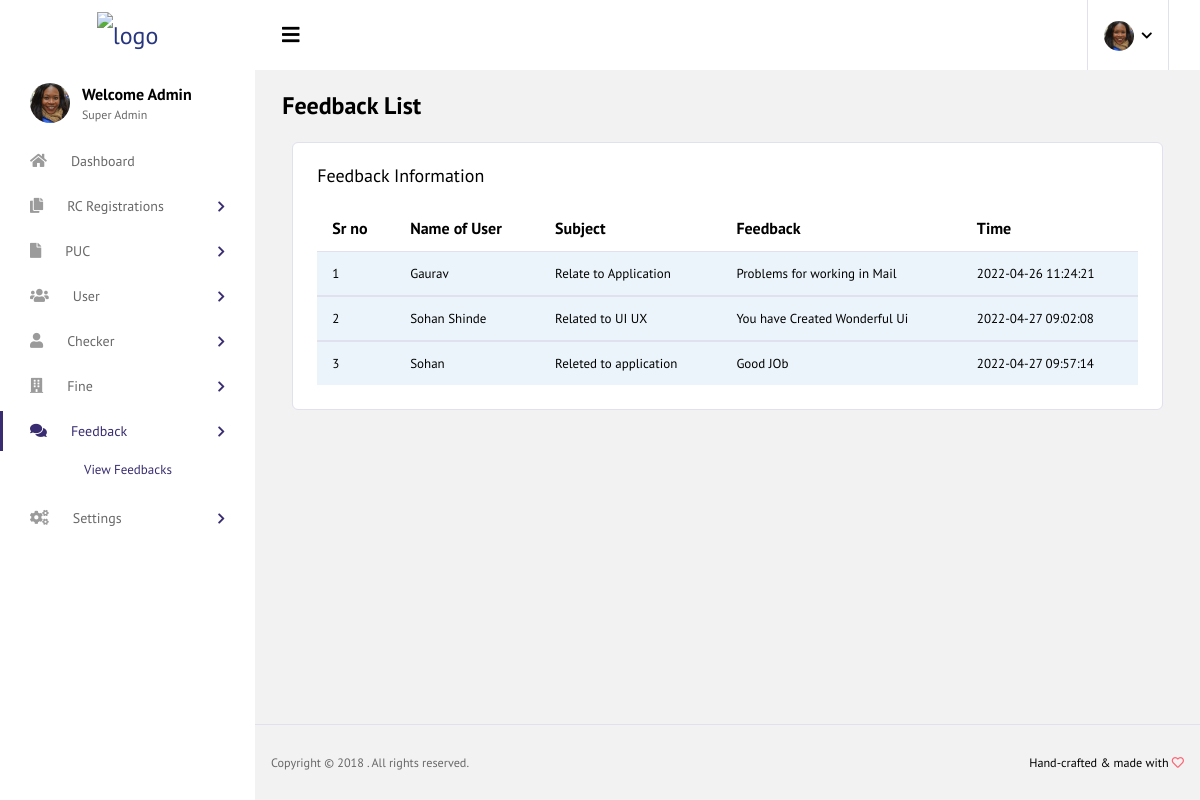
/Admin/view_feedback.php, run on the app's committed database.
### tables this page shows
CREATE TABLE `feedback_table` (
  `f_id` bigint(255) NOT NULL,
  `user_name` varchar(255) DEFAULT NULL,
  `subject` varchar(255) DEFAULT NULL,
  `message` varchar(255) DEFAULT NULL,
  `feedback_time` datetime NOT NULL DEFAULT current_timestamp()
);

### Admin/view_feedback.php (the view, shortened to what this page needs)
<!DOCTYPE html>
<html lang="en">
<head>
  <link rel="stylesheet" href="vendors/iconfonts/font-awesome/css/all.min.css">
  <link rel="stylesheet" href="vendors/css/vendor.bundle.base.css">
  <link rel="stylesheet" href="vendors/css/vendor.bundle.addons.css">
  <link rel="stylesheet" href="css/style.css">
</head>
<body>
  <div class="container-scroller">
    <nav class="navbar col-lg-12 col-12 p-0 fixed-top d-flex flex-row default-layout-navbar">
      <div class="text-center navbar-brand-wrapper d-flex align-items-center justify-content-center">
        <a class="navbar-brand brand-logo" href="dashboard.php"><img src="images/logo.svg" alt="logo"/></a>
      </div>
      <div class="navbar-menu-wrapper d-flex align-items-stretch">
        <button class="navbar-toggler navbar-toggler align-self-center" type="button" data-toggle="minimize">
          <span class="fas fa-bars"></span>
        </button>
        <ul class="navbar-nav navbar-nav-right">
          <li class="nav-item nav-profile dropdown">
            <a class="nav-link dropdown-toggle" href="#" data-toggle="dropdown" id="profileDropdown">
              <img src="images/faces/face5.jpg" alt="profile"/>
            </a>
          </li>
        </ul>
      </div>
    </nav>
    <div class="container-fluid page-body-wrapper">
     <?php include "sidebar.php" ?>
      <div class="main-panel">
        <div class="content-wrapper">
          <div class="page-header">
            <h3 class="page-title">
              Feedback List
            </h3>
          </div>
           <div class="col-lg-12 grid-margin stretch-card">
              <div class="card">
                <div class="card-body">
                  <h4 class="card-title">Feedback Information</h4>
                  <div class="table-responsive">
                    <table class="table table-striped">
                      <thead>
                        <tr>
                          <th>
                            Sr no
                          </th>
                          <th>
                           Name of User
                          </th>
                          <th>
                           Subject
                          </th>
                          <th>
                           Feedback
                          </th>
                          <th>
                           Time
                          </th>
                        </tr>
                      </thead>
                      <?php
                      include "db.php";
                      $asd = mysqli_query($con,"select * from feedback_table") or die (mysqli_error($con));
                      ?>
                      <?php while($fetch=mysqli_fetch_array($asd)){
                      extract($fetch)
                      ?>
                      <tbody>
                        <tr>
                          <td>
                            <?php echo $f_id; ?>
                          </td>
                          <td>
                            <?php echo $user_name; ?>
                          </td>
                           <td>
                            <?php echo $subject; ?>
                          </td>
                           <td>
                            <?php echo $message; ?>
                          </td>
                           <td>
                            <?php echo $feedback_time; ?>
                          </td>
                        </tr>
                         <?php } ?>
                      </tbody>
                    </table>
                  </div>
                </div>
              </div>
            </div>
        </div>
        <footer class="footer">
          <div class="d-sm-flex justify-content-center justify-content-sm-between">
            <span class="text-muted text-center text-sm-left d-block d-sm-inline-block">Copyright © 2018 . All rights reserved.</span>
            <span class="float-none float-sm-right d-block mt-1 mt-sm-0 text-center">Hand-crafted & made with <i class="far fa-heart text-danger"></i></span>
          </div>
        </footer>
      </div>
    </div>
  </div>
</body>
</html>

### data on the page
feedback_table: f_id "1", user_name "Gaurav", subject "Relate to Application", message "Problems for working in Mail", feedback_time "2022-04-26 11:24:21"
feedback_table: f_id "2", user_name "Sohan Shinde", subject "Related to UI UX", message "You have Created Wonderful Ui", feedback_time "2022-04-27 09:02:08"
feedback_table: f_id "3", user_name "Sohan", subject "Releted to application", message "Good JOb", feedback_time "2022-04-27 09:57:14"
